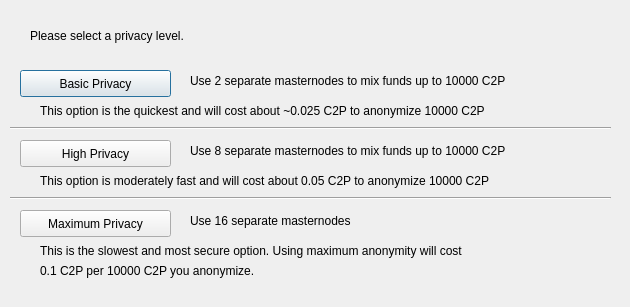
<?xml version="1.0" encoding="UTF-8"?>
<ui version="4.0">
 <class>ObfuscationConfig</class>
 <widget class="QDialog" name="ObfuscationConfig">
  <property name="geometry">
   <rect>
    <x>0</x>
    <y>0</y>
    <width>630</width>
    <height>307</height>
   </rect>
  </property>
  <property name="windowTitle">
   <string>Configure Obfuscation</string>
  </property>
  <widget class="QPushButton" name="buttonBasic">
   <property name="geometry">
    <rect>
     <x>20</x>
     <y>70</y>
     <width>151</width>
     <height>27</height>
    </rect>
   </property>
   <property name="text">
    <string>Basic Privacy</string>
   </property>
  </widget>
  <widget class="QPushButton" name="buttonHigh">
   <property name="geometry">
    <rect>
     <x>20</x>
     <y>140</y>
     <width>151</width>
     <height>27</height>
    </rect>
   </property>
   <property name="text">
    <string>High Privacy</string>
   </property>
  </widget>
  <widget class="QPushButton" name="buttonMax">
   <property name="geometry">
    <rect>
     <x>20</x>
     <y>210</y>
     <width>151</width>
     <height>27</height>
    </rect>
   </property>
   <property name="text">
    <string>Maximum Privacy</string>
   </property>
  </widget>
  <widget class="QLabel" name="label">
   <property name="geometry">
    <rect>
     <x>30</x>
     <y>20</y>
     <width>571</width>
     <height>31</height>
    </rect>
   </property>
   <property name="text">
    <string>Please select a privacy level.</string>
   </property>
  </widget>
  <widget class="QLabel" name="label_2">
   <property name="geometry">
    <rect>
     <x>190</x>
     <y>70</y>
     <width>421</width>
     <height>21</height>
    </rect>
   </property>
   <property name="text">
    <string>Use 2 separate masternodes to mix funds up to 10000 C2P</string>
   </property>
  </widget>
  <widget class="QLabel" name="label_3">
   <property name="geometry">
    <rect>
     <x>190</x>
     <y>140</y>
     <width>411</width>
     <height>21</height>
    </rect>
   </property>
   <property name="text">
    <string>Use 8 separate masternodes to mix funds up to 10000 C2P</string>
   </property>
  </widget>
  <widget class="QLabel" name="label_4">
   <property name="geometry">
    <rect>
     <x>190</x>
     <y>210</y>
     <width>421</width>
     <height>21</height>
    </rect>
   </property>
   <property name="text">
    <string>Use 16 separate masternodes</string>
   </property>
  </widget>
  <widget class="QLabel" name="label_6">
   <property name="geometry">
    <rect>
     <x>40</x>
     <y>100</y>
     <width>561</width>
     <height>21</height>
    </rect>
   </property>
   <property name="text">
    <string>This option is the quickest and will cost about ~0.025 C2P to anonymize 10000 C2P</string>
   </property>
  </widget>
  <widget class="QLabel" name="label_7">
   <property name="geometry">
    <rect>
     <x>40</x>
     <y>170</y>
     <width>561</width>
     <height>21</height>
    </rect>
   </property>
   <property name="text">
    <string>This option is moderately fast and will cost about 0.05 C2P to anonymize 10000 C2P</string>
   </property>
  </widget>
  <widget class="QLabel" name="label_8">
   <property name="geometry">
    <rect>
     <x>40</x>
     <y>240</y>
     <width>561</width>
     <height>21</height>
    </rect>
   </property>
   <property name="text">
    <string>This is the slowest and most secure option. Using maximum anonymity will cost</string>
   </property>
  </widget>
  <widget class="QLabel" name="label_9">
   <property name="geometry">
    <rect>
     <x>40</x>
     <y>260</y>
     <width>561</width>
     <height>21</height>
    </rect>
   </property>
   <property name="text">
    <string>0.1 C2P per 10000 C2P you anonymize.</string>
   </property>
  </widget>
  <widget class="Line" name="line">
   <property name="geometry">
    <rect>
     <x>10</x>
     <y>120</y>
     <width>601</width>
     <height>16</height>
    </rect>
   </property>
   <property name="orientation">
    <enum>Qt::Horizontal</enum>
   </property>
  </widget>
  <widget class="Line" name="line_2">
   <property name="geometry">
    <rect>
     <x>10</x>
     <y>190</y>
     <width>601</width>
     <height>16</height>
    </rect>
   </property>
   <property name="orientation">
    <enum>Qt::Horizontal</enum>
   </property>
  </widget>
 </widget>
 <resources/>
 <connections/>
</ui>
